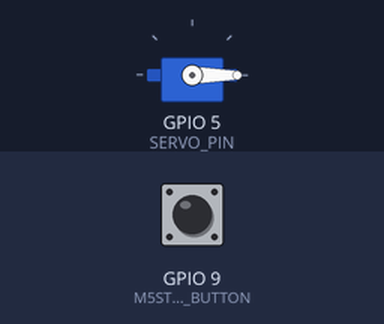
Recording of a program running on a simulated ESP32-C3. Shown: servo. The inputs (shaded band) are chosen by the test bench; at power-on: GPIO 9 (M5STAMP_BUTTON) HIGH.

Above: at 2.8 s.
2.9 s: GPIO 9 (M5STAMP_BUTTON) pulled LOW for 1.2 s
At 3.3 s:
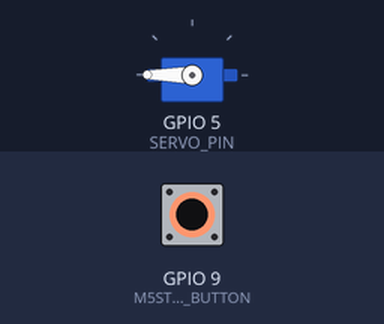
6.5 s: GPIO 9 (M5STAMP_BUTTON) pulled LOW for 3.2 s
At 11.0 s:
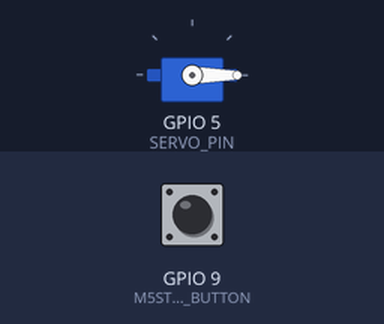
Timing chart, 0 to 12.5 s (numbered marks = the images above; inputs shaded):
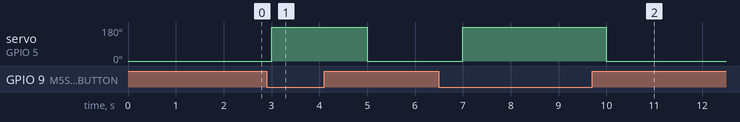

The program:

main.cpp
```cpp
#include <ESP32Servo.h>

#define SERVO_PIN 5
#define M5STAMP_BUTTON 9

Servo mg996r360;
int buttonValue;

void setup() {
  pinMode(M5STAMP_BUTTON, INPUT_PULLUP);

  mg996r360.attach(SERVO_PIN);
}

void loop() {
  buttonValue = digitalRead(M5STAMP_BUTTON);

  if (buttonValue) {
    mg996r360.write(0);
  } else {
    mg996r360.write(180);
  }
  delay(1000);
}
```

Measured:
- after the input at 2.9 s, servo on GPIO 5 (SERVO_PIN): 0° → 180° after 0.10 s, → 0° 2.0 s later
- after the input at 6.5 s, servo on GPIO 5 (SERVO_PIN): 0° → 180° after 0.50 s, → 0° 3.0 s later
